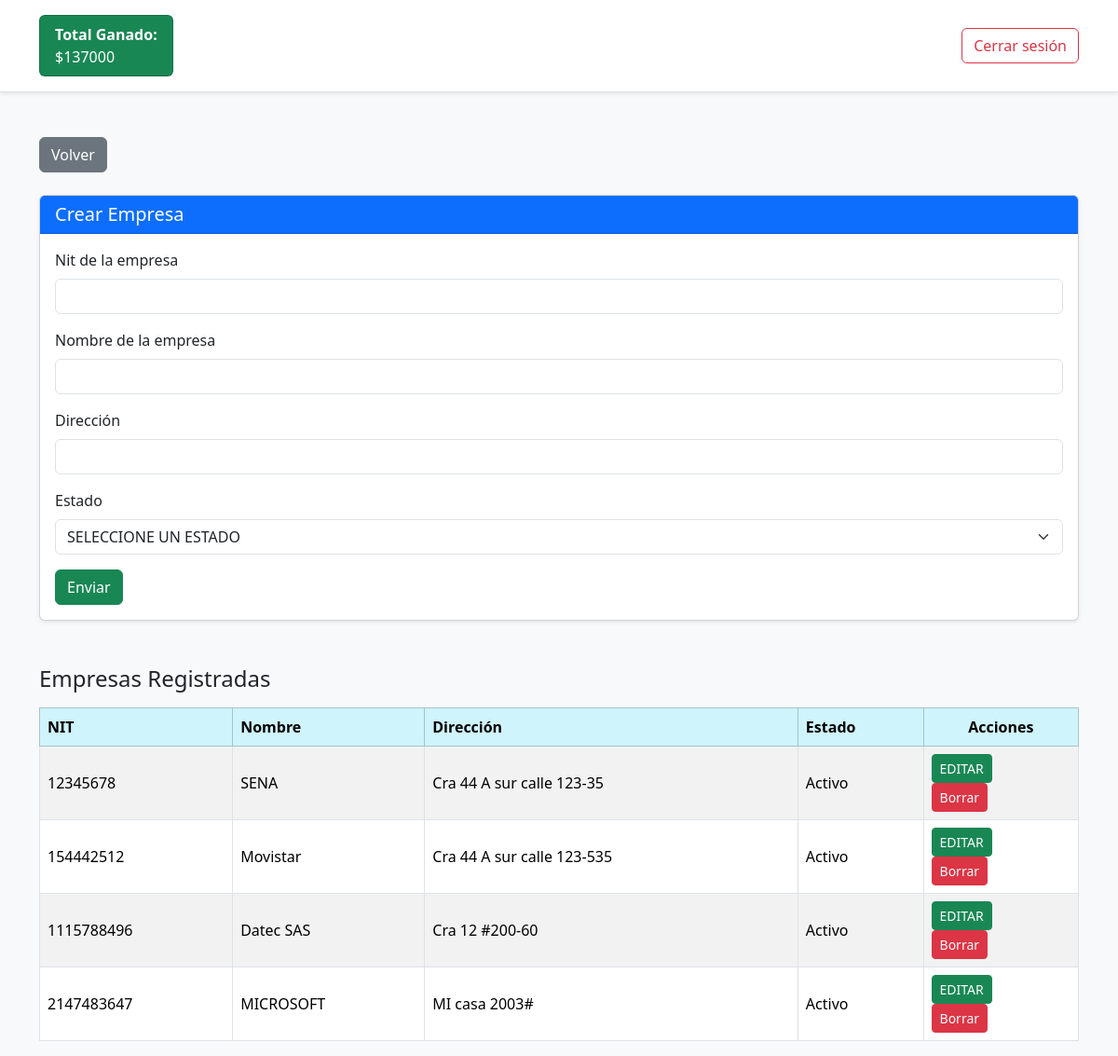
Screenshot of /roles/superAdministrador/create.php (signed in) with the database file from the repository.
### tables this page shows
CREATE TABLE `empresa` (
  `id_empresa` int(11) NOT NULL,
  `nombreEmpresa` varchar(50) NOT NULL,
  `direccion` varchar(100) NOT NULL,
  `id_estado` int(11) NOT NULL
);

CREATE TABLE `estado` (
  `id_estado` int(11) NOT NULL,
  `estado` varchar(45) NOT NULL
);

### roles/superAdministrador/create.php (the view, shortened to what this page needs)
<?php
$conexion = new database;
$con = $conexion->conectar();
?>
<!DOCTYPE html>
<html lang="en">
<head>
    <link href="https://cdn.jsdelivr.net/npm/bootstrap@5.3.3/dist/css/bootstrap.min.css" rel="stylesheet">
</head>
<body class="bg-light">
    <header class="bg-white border-bottom shadow-sm mb-4">
        <div class="container d-flex justify-content-between align-items-center py-3">
            <?php
            $total = $con->prepare("SELECT sum(valor) FROM licencias");
            $total->execute();
            $total = $total->fetchColumn();
            ?>
            <div class="card bg-success text-white px-3 py-2">
                <strong>Total Ganado:</strong> $<?php echo $total ?>
            </div>
            <button class="btn btn-outline-danger" onclick="window.location.href='../../includes/sesion_destroy.php'">Cerrar sesión</button>
        </div>
    </header>
    <div class="container mt-5">
        <button onclick="window.location.href='index.php'" class="btn btn-secondary mb-4">Volver</button>
        <div class="card shadow-sm">
            <div class="card-header bg-primary text-white">
                <h5 class="mb-0">Crear Empresa</h5>
            </div>
            <div class="card-body">
                <form action="" method="POST" enctype="multipart/form-data">
                    <div class="mb-3">
                        <label for="id_empresa" class="form-label">Nit de la empresa</label>
                        <input type="number" name="id_empresa" id="id_empresa" required autofocus class="form-control">
                    </div>
                    <div class="mb-3">
                        <label for="nombre_empresa" class="form-label">Nombre de la empresa</label>
                        <input type="text" name="nombre_empresa" id="nombre_empresa" required class="form-control">
                    </div>
                    <div class="mb-3">
                        <label for="direccion" class="form-label">Dirección</label>
                        <input type="text" name="direccion" id="direccion" required class="form-control">
                    </div>
                    <div class="mb-3">
                        <label for="id_estado" class="form-label">Estado</label>
                        <select name="id_estado" id="id_estado" class="form-select">
                            <option selected disabled>SELECCIONE UN ESTADO</option>
                        </select>
                    </div>
                    <button type="submit" name="crearEmpresa" class="btn btn-success">Enviar</button>
                </form>
            </div>
        </div>
    </div>
    <div class="container mt-5">
        <h4 class="mb-3">Empresas Registradas</h4>
        <div class="table-responsive">
            <table class="table table-bordered table-striped align-middle">
                <thead class="table-info">
                    <tr>
                        <th>NIT</th>
                        <th>Nombre</th>
                        <th>Dirección</th>
                        <th>Estado</th>
                        <th class="text-center">Acciones</th>
                    </tr>
                </thead>
                <tbody>
                    <?php
                    $consulta1 = $con->prepare("SELECT c.id_empresa nit, c.nombreEmpresa empresa, c.direccion, e.estado FROM empresa c INNER JOIN estado e ON e.id_estado = c.id_estado");
                    $consulta1->execute();
                    $consulta1 = $consulta1->fetchAll(PDO::FETCH_ASSOC);
                    foreach ($consulta1 as $empresa) { ?>
                        <tr>
                            <td><?php echo $empresa['nit']; ?></td>
                            <td><?php echo $empresa['empresa']; ?></td>
                            <td><?php echo $empresa['direccion']; ?></td>
                            <td><?php echo $empresa['estado']; ?></td>
                            <td>
                                <button class="btn btn-success btn-sm">EDITAR</button>
                                <form action="" method="POST">
                                    <button type="submit" onclick="return confirm('¿Deseas Eliminar la empresa <?php echo $empresa['empresa']; ?> ? ')" class="btn btn-sm btn-danger" name="borrar">Borrar</button>
                                </form>
                            </td>
                        </tr>
                    <?php } ?>
                </tbody>
            </table>
        </div>
    </div>
</body>
</html>

### rows the page displays
empresa: id_empresa "12345678", nombreEmpresa "SENA", direccion "Cra 44 A sur calle 123-35", id_estado.estado "Activo"
empresa: id_empresa "154442512", nombreEmpresa "Movistar", direccion "Cra 44 A sur calle 123-535", id_estado.estado "Activo"
empresa: id_empresa "1115788496", nombreEmpresa "Datec SAS", direccion "Cra 12 #200-60", id_estado.estado "Activo"
empresa: id_empresa "2147483647", nombreEmpresa "MICROSOFT", direccion "MI casa 2003#", id_estado.estado "Activo"

### other values shown
$total "137000"
